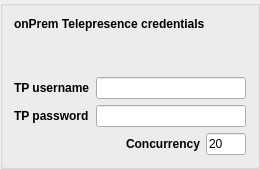
              <widget class="QGroupBox" name="groupBox_2">
               <property name="maximumSize">
                <size>
                 <width>300</width>
                 <height>16777215</height>
                </size>
               </property>
               <layout class="QVBoxLayout" name="verticalLayout_27">
                <item>
                 <widget class="QLabel" name="label_8">
                  <property name="font">
                   <font>
                    <pointsize>9</pointsize>
                    <weight>75</weight>
                    <bold>true</bold>
                   </font>
                  </property>
                  <property name="text">
                   <string>onPrem Telepresence credentials</string>
                  </property>
                 </widget>
                </item>
                <item>
                 <spacer name="verticalSpacer">
                  <property name="orientation">
                   <enum>Qt::Vertical</enum>
                  </property>
                  <property name="sizeHint" stdset="0">
                   <size>
                    <width>20</width>
                    <height>40</height>
                   </size>
                  </property>
                 </spacer>
                </item>
                <item>
                 <layout class="QHBoxLayout" name="horizontalLayout_19">
                  <item>
                   <widget class="QLabel" name="label_username_tp">
                    <property name="minimumSize">
                     <size>
                      <width>0</width>
                      <height>0</height>
                     </size>
                    </property>
                    <property name="font">
                     <font>
                      <family>Segoe UI</family>
                      <pointsize>9</pointsize>
                      <weight>75</weight>
                      <bold>true</bold>
                     </font>
                    </property>
                    <property name="text">
                     <string>TP username</string>
                    </property>
                   </widget>
                  </item>
                  <item>
                   <widget class="QLineEdit" name="lineEdit_username_tp">
                    <property name="sizePolicy">
                     <sizepolicy hsizetype="Minimum" vsizetype="Fixed">
                      <horstretch>0</horstretch>
                      <verstretch>0</verstretch>
                     </sizepolicy>
                    </property>
                    <property name="minimumSize">
                     <size>
                      <width>150</width>
                      <height>0</height>
                     </size>
                    </property>
                    <property name="maximumSize">
                     <size>
                      <width>150</width>
                      <height>16777215</height>
                     </size>
                    </property>
                    <property name="palette">
                     <palette>
                      <active>
                       <colorrole role="WindowText">
                        <brush brushstyle="SolidPattern">
                         <color alpha="255">
                          <red>255</red>
                          <green>255</green>
                          <blue>255</blue>
                         </color>
                        </brush>
                       </colorrole>
                       <colorrole role="Text">
                        <brush brushstyle="SolidPattern">
                         <color alpha="255">
                          <red>0</red>
                          <green>0</green>
                          <blue>0</blue>
                         </color>
                        </brush>
                       </colorrole>
                       <colorrole role="ButtonText">
                        <brush brushstyle="SolidPattern">
                         <color alpha="255">
                          <red>0</red>
                          <green>0</green>
                          <blue>0</blue>
                         </color>
                        </brush>
                       </colorrole>
                      </active>
                      <inactive>
                       <colorrole role="WindowText">
                        <brush brushstyle="SolidPattern">
                         <color alpha="255">
                          <red>255</red>
                          <green>255</green>
                          <blue>255</blue>
                         </color>
                        </brush>
                       </colorrole>
                       <colorrole role="Text">
                        <brush brushstyle="SolidPattern">
                         <color alpha="255">
                          <red>0</red>
                          <green>0</green>
                          <blue>0</blue>
                         </color>
                        </brush>
                       </colorrole>
                       <colorrole role="ButtonText">
                        <brush brushstyle="SolidPattern">
                         <color alpha="255">
                          <red>0</red>
                          <green>0</green>
                          <blue>0</blue>
                         </color>
                        </brush>
                       </colorrole>
                      </inactive>
                      <disabled>
                       <colorrole role="WindowText">
                        <brush brushstyle="SolidPattern">
                         <color alpha="255">
                          <red>120</red>
                          <green>120</green>
                          <blue>120</blue>
                         </color>
                        </brush>
                       </colorrole>
                       <colorrole role="Text">
                        <brush brushstyle="SolidPattern">
                         <color alpha="255">
                          <red>120</red>
                          <green>120</green>
                          <blue>120</blue>
                         </color>
                        </brush>
                       </colorrole>
                       <colorrole role="ButtonText">
                        <brush brushstyle="SolidPattern">
                         <color alpha="255">
                          <red>120</red>
                          <green>120</green>
                          <blue>120</blue>
                         </color>
                        </brush>
                       </colorrole>
                      </disabled>
                     </palette>
                    </property>
                    <property name="text">
                     <string/>
                    </property>
                   </widget>
                  </item>
                 </layout>
                </item>
                <item>
                 <layout class="QHBoxLayout" name="horizontalLayout_20">
                  <item>
                   <widget class="QLabel" name="label_password_tp">
                    <property name="font">
                     <font>
                      <family>Segoe UI</family>
                      <pointsize>9</pointsize>
                      <weight>75</weight>
                      <bold>true</bold>
                     </font>
                    </property>
                    <property name="text">
                     <string>TP password</string>
                    </property>
                   </widget>
                  </item>
                  <item>
                   <widget class="QLineEdit" name="lineEdit_password_tp">
                    <property name="minimumSize">
                     <size>
                      <width>150</width>
                      <height>0</height>
                     </size>
                    </property>
                    <property name="maximumSize">
                     <size>
                      <width>150</width>
                      <height>16777215</height>
                     </size>
                    </property>
                    <property name="palette">
                     <palette>
                      <active>
                       <colorrole role="Text">
                        <brush brushstyle="SolidPattern">
                         <color alpha="255">
                          <red>0</red>
                          <green>0</green>
                          <blue>0</blue>
                         </color>
                        </brush>
                       </colorrole>
                      </active>
                      <inactive>
                       <colorrole role="Text">
                        <brush brushstyle="SolidPattern">
                         <color alpha="255">
                          <red>0</red>
                          <green>0</green>
                          <blue>0</blue>
                         </color>
                        </brush>
                       </colorrole>
                      </inactive>
                      <disabled>
                       <colorrole role="Text">
                        <brush brushstyle="SolidPattern">
                         <color alpha="255">
                          <red>120</red>
                          <green>120</green>
                          <blue>120</blue>
                         </color>
                        </brush>
                       </colorrole>
                      </disabled>
                     </palette>
                    </property>
                    <property name="echoMode">
                     <enum>QLineEdit::Password</enum>
                    </property>
                   </widget>
                  </item>
                 </layout>
                </item>
                <item>
                 <layout class="QHBoxLayout" name="horizontalLayout_14">
                  <item>
                   <spacer name="horizontalSpacer">
                    <property name="orientation">
                     <enum>Qt::Horizontal</enum>
                    </property>
                    <property name="sizeHint" stdset="0">
                     <size>
                      <width>40</width>
                      <height>20</height>
                     </size>
                    </property>
                   </spacer>
                  </item>
                  <item>
                   <widget class="QLabel" name="label_concurrent_tp">
                    <property name="minimumSize">
                     <size>
                      <width>0</width>
                      <height>0</height>
                     </size>
                    </property>
                    <property name="font">
                     <font>
                      <family>Segoe UI</family>
                      <pointsize>9</pointsize>
                      <weight>75</weight>
                      <bold>true</bold>
                     </font>
                    </property>
                    <property name="text">
                     <string>Concurrency</string>
                    </property>
                   </widget>
                  </item>
                  <item>
                   <widget class="QLineEdit" name="lineEdit_concurrent_tp">
                    <property name="sizePolicy">
                     <sizepolicy hsizetype="Minimum" vsizetype="Fixed">
                      <horstretch>0</horstretch>
                      <verstretch>0</verstretch>
                     </sizepolicy>
                    </property>
                    <property name="minimumSize">
                     <size>
                      <width>0</width>
                      <height>0</height>
                     </size>
                    </property>
                    <property name="maximumSize">
                     <size>
                      <width>40</width>
                      <height>16777215</height>
                     </size>
                    </property>
                    <property name="palette">
                     <palette>
                      <active>
                       <colorrole role="Text">
                        <brush brushstyle="SolidPattern">
                         <color alpha="255">
                          <red>0</red>
                          <green>0</green>
                          <blue>0</blue>
                         </color>
                        </brush>
                       </colorrole>
                      </active>
                      <inactive>
                       <colorrole role="Text">
                        <brush brushstyle="SolidPattern">
                         <color alpha="255">
                          <red>0</red>
                          <green>0</green>
                          <blue>0</blue>
                         </color>
                        </brush>
                       </colorrole>
                      </inactive>
                      <disabled>
                       <colorrole role="Text">
                        <brush brushstyle="SolidPattern">
                         <color alpha="255">
                          <red>120</red>
                          <green>120</green>
                          <blue>120</blue>
                         </color>
                        </brush>
                       </colorrole>
                      </disabled>
                     </palette>
                    </property>
                    <property name="text">
                     <string>20</string>
                    </property>
                   </widget>
                  </item>
                 </layout>
                </item>
               </layout>
              </widget>
